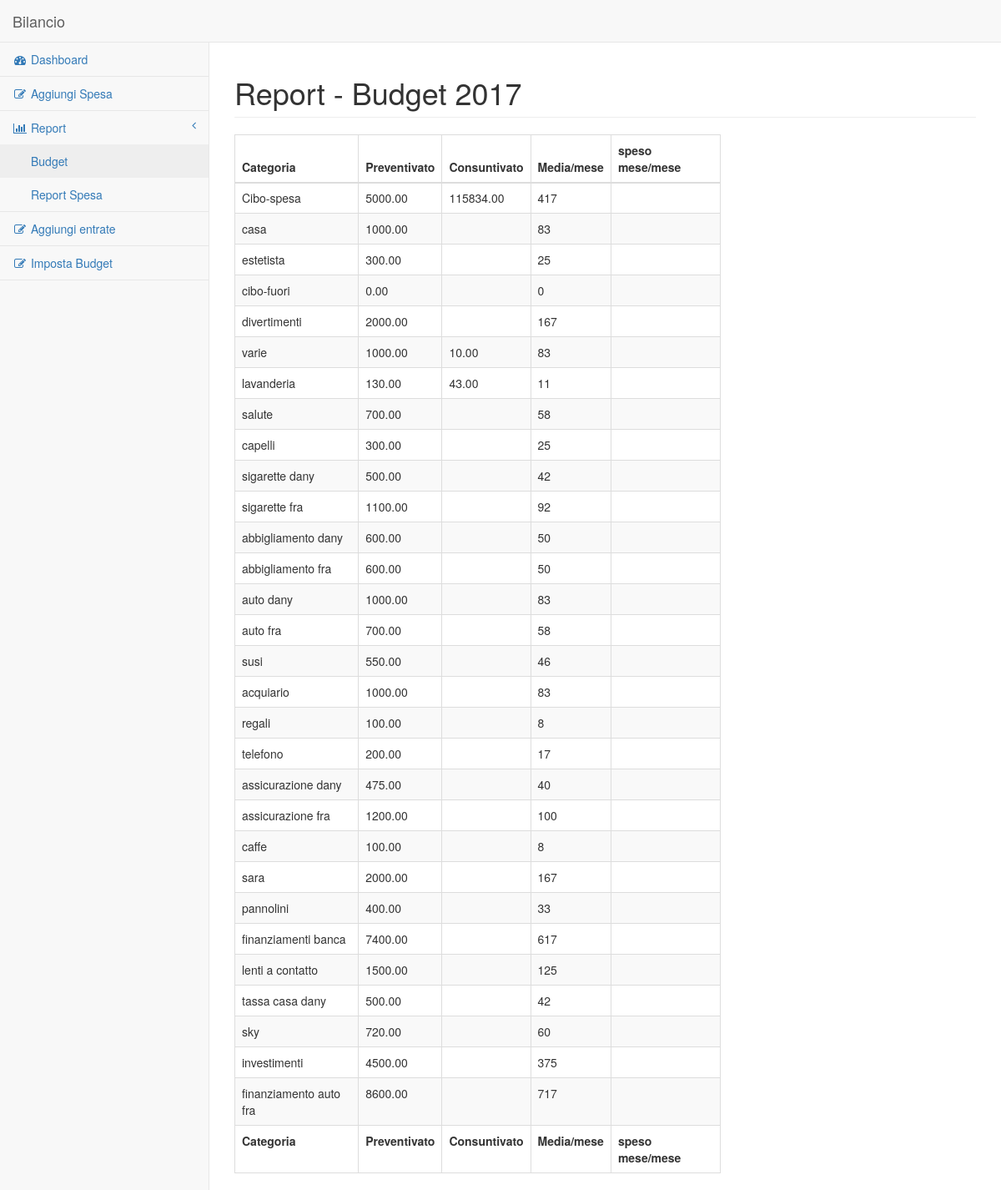
/report_budget.php, run on the app's committed database.
### tables this page shows
CREATE TABLE `budget` (
  `anno` int(11) NOT NULL,
  `id_cat` int(11) NOT NULL,
  `importo` decimal(10,2) NOT NULL
);

CREATE TABLE `categoria` (
  `id` int(11) NOT NULL,
  `nome` text NOT NULL
);

### db.php (called while the page is built, shortened)
<?php
class db {
	var $objDb;
	function __construct($dbuser, $dbpassword, $dbname, $dbhost){
        	$this->objDb = new mysqli($dbhost,$dbuser,$dbpassword,$dbname);
	}
	function query($query){
                $result = $this->objDb->query($query) or die ("Query fallita : "
			."<li>errorno=".$this->objDb->errno
			."<li>error=".$this->objDb->error
			."<li>query=".$query
			);
		if ($result) {
			if (mysqli_num_rows($result)>0) {
			    return $result;
			}
			else{
				return false;
			}
		}
		else {
			return false;
		}
	}
}
$db = new db(DB_USER,DB_PASSWORD,DB_NAME,DB_HOST);
?>

### report_budget.php (the view, shortened to what this page needs)
<?php
include_once("db.php");
include_once("funzioni.php");
$anno = date("Y");
?>
<!DOCTYPE html>
<html lang="en">
<head>
    <link href="./vendor/bootstrap/css/bootstrap.min.css" rel="stylesheet">
    <link href="./vendor/metisMenu/metisMenu.min.css" rel="stylesheet">
    <link href="./dist/css/sb-admin-2.css" rel="stylesheet">
    <link href="./vendor/morrisjs/morris.css" rel="stylesheet">
    <link href="./vendor/font-awesome/css/font-awesome.min.css" rel="stylesheet" type="text/css">
  <link rel="stylesheet" href="//code.jquery.com/ui/1.11.4/themes/smoothness/jquery-ui.css">
</head>
<body>
    <div id="wrapper">
        <nav class="navbar navbar-default navbar-static-top" role="navigation" style="margin-bottom: 0">
            <div class="navbar-header">
                <a class="navbar-brand" href="index.php">Bilancio</a>
            </div>
            <?php echo layouts_navigation(); ?>
        </nav>
        <div id="page-wrapper">
            <div class="row">
                <div class="col-lg-12">
                    <h1 class="page-header">Report - Budget <?php echo $anno; ?></h1>
                </div>
            </div>
            <div class="row">
                <div class="col-lg-8">
                 	<table  class="table table-striped table-bordered table-hover" id="example" >
        <thead>
            <tr>
                <th>Categoria</th>
                <th>Preventivato</th>
                <th>Consuntivato</th>
                <th>Media/mese</th>
                <th>speso mese/mese</th>
            </tr>
        </thead>
        <tfoot>
            <tr>
                <th>Categoria</th>
                <th>Preventivato</th>
                <th>Consuntivato</th>
                <th>Media/mese</th>
                <th>speso mese/mese</th>
            </tr>
        </tfoot>
        <tbody>
            <tr>
                <?php
                $query = "SELECT * FROM budget RIGHT JOIN categoria ON categoria.id = budget.id_cat  ";
                 $result = $db->query($query);
                while($row=mysqli_fetch_array($result)){
                    if($row['anno']==$anno OR is_null($row['anno'])){
                        echo '<tr>';
                        echo '<td>';
                        echo $row['nome'];
                        echo '</td>';
                        echo '<td>';
                        echo $row['importo'];
                        echo '</td>';
                        echo '<td>';
                        echo report_totale_speso_categoria($row['id_cat'], $anno);
                        echo '</td>';
                        echo '<td>';
                        echo round($row['importo'] /12);
                        echo '</td>';
                        echo '<td>';
                        echo '</td>';
                        echo '</tr>';
                    }
                }
                ?>
            </tr>
        </tbody></table>
                </div>
            </div>
        </div>
    </div>
</body>
</html>

### data on the page
budget: categoria.nome "Cibo-spesa", importo "5000.00", id_cat "115834.00", $row['importo']/12 "417"
budget: categoria.nome "casa", importo "1000.00", $row['importo']/12 "83"
budget: categoria.nome "estetista", importo "300.00", $row['importo']/12 "25"
budget: categoria.nome "cibo-fuori", importo "0.00", $row['importo']/12 "0"
budget: categoria.nome "divertimenti", importo "2000.00", $row['importo']/12 "167"
budget: categoria.nome "varie", importo "1000.00", id_cat "10.00", $row['importo']/12 "83"
budget: categoria.nome "lavanderia", importo "130.00", id_cat "43.00", $row['importo']/12 "11"
budget: categoria.nome "salute", importo "700.00", $row['importo']/12 "58"
budget: categoria.nome "capelli", importo "300.00", $row['importo']/12 "25"
budget: categoria.nome "sigarette dany", importo "500.00", $row['importo']/12 "42"
budget: categoria.nome "sigarette fra", importo "1100.00", $row['importo']/12 "92"
budget: categoria.nome "abbigliamento dany", importo "600.00", $row['importo']/12 "50"
budget: categoria.nome "abbigliamento fra", importo "600.00", $row['importo']/12 "50"
budget: categoria.nome "auto dany", importo "1000.00", $row['importo']/12 "83"
budget: categoria.nome "auto fra", importo "700.00", $row['importo']/12 "58"
budget: categoria.nome "susi", importo "550.00", $row['importo']/12 "46"
budget: categoria.nome "acquiario", importo "1000.00", $row['importo']/12 "83"
budget: categoria.nome "regali", importo "100.00", $row['importo']/12 "8"
budget: categoria.nome "telefono", importo "200.00", $row['importo']/12 "17"
budget: categoria.nome "assicurazione dany", importo "475.00", $row['importo']/12 "40"
budget: categoria.nome "assicurazione fra", importo "1200.00", $row['importo']/12 "100"
budget: categoria.nome "caffe", importo "100.00", $row['importo']/12 "8"
budget: categoria.nome "sara", importo "2000.00", $row['importo']/12 "167"
budget: categoria.nome "pannolini", importo "400.00", $row['importo']/12 "33"
budget: categoria.nome "finanziamenti banca", importo "7400.00", $row['importo']/12 "617"
budget: categoria.nome "lenti a contatto", importo "1500.00", $row['importo']/12 "125"
budget: categoria.nome "tassa casa dany", importo "500.00", $row['importo']/12 "42"
budget: categoria.nome "sky", importo "720.00", $row['importo']/12 "60"
budget: categoria.nome "investimenti", importo "4500.00", $row['importo']/12 "375"
budget: categoria.nome "finanziamento auto fra", importo "8600.00", $row['importo']/12 "717"

### other printed values
$anno "2017"
